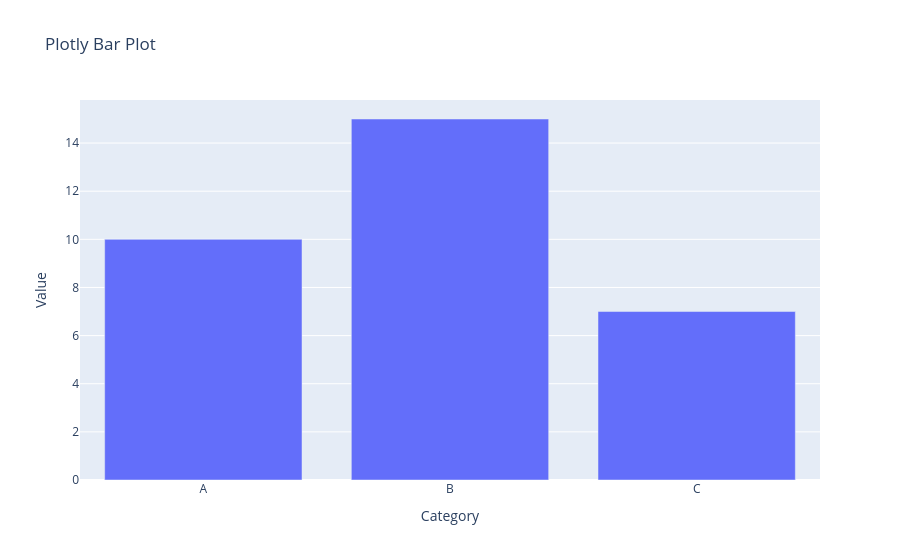

Notebook source saved alongside this figure:
### Markdown cell above
### Ques 5. Generate a bar plot using Plotly.

### Code cell
# Bar plot using Plotly
import plotly.graph_objs as go
from plotly.offline import init_notebook_mode, iplot

init_notebook_mode(connected=True)

categories = ["A", "B", "C"]
values = [10, 15, 7]

fig = go.Figure(data=[go.Bar(x=categories, y=values)])
fig.update_layout(title="Plotly Bar Plot", xaxis_title="Category", yaxis_title="Value")
iplot(fig)

### Figure 1 — Plotly figure (JSON) as saved in the notebook; plotly's stock layout.template omitted (floating-point values rounded to 4 significant figures)
{"data": [{"x": ["A", "B", "C"], "y": [10, 15, 7], "type": "bar"}], "layout": {"title": {"text": "Plotly Bar Plot"}, "xaxis": {"title": {"text": "Category"}}, "yaxis": {"title": {"text": "Value"}}}}
